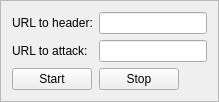
               <widget class="QFrame" name="frame_24">
                <property name="frameShape">
                 <enum>QFrame::StyledPanel</enum>
                </property>
                <property name="frameShadow">
                 <enum>QFrame::Raised</enum>
                </property>
                <layout class="QGridLayout" name="gridLayout_13">
                 <item row="1" column="1">
                  <widget class="QLineEdit" name="lineEdit_14"/>
                 </item>
                 <item row="0" column="0">
                  <widget class="QLabel" name="label_49">
                   <property name="text">
                    <string>URL to header:</string>
                   </property>
                  </widget>
                 </item>
                 <item row="0" column="1">
                  <widget class="QLineEdit" name="lineEdit_15"/>
                 </item>
                 <item row="2" column="0" alignment="Qt::AlignLeft">
                  <widget class="QPushButton" name="pushButton_34">
                   <property name="text">
                    <string>Start</string>
                   </property>
                   <property name="icon">
                    <iconset resource="feathers.qrc">
                     <normaloff>:/feather/feather/light.svg</normaloff>:/feather/feather/light.svg</iconset>
                   </property>
                   <property name="iconSize">
                    <size>
                     <width>32</width>
                     <height>32</height>
                    </size>
                   </property>
                  </widget>
                 </item>
                 <item row="1" column="0">
                  <widget class="QLabel" name="label_50">
                   <property name="text">
                    <string>URL to attack:</string>
                   </property>
                  </widget>
                 </item>
                 <item row="2" column="1" alignment="Qt::AlignLeft">
                  <widget class="QPushButton" name="pushButton_35">
                   <property name="text">
                    <string>Stop</string>
                   </property>
                   <property name="icon">
                    <iconset resource="feathers.qrc">
                     <normaloff>:/feather/feather/stopping.svg</normaloff>:/feather/feather/stopping.svg</iconset>
                   </property>
                   <property name="iconSize">
                    <size>
                     <width>32</width>
                     <height>32</height>
                    </size>
                   </property>
                  </widget>
                 </item>
                </layout>
               </widget>
